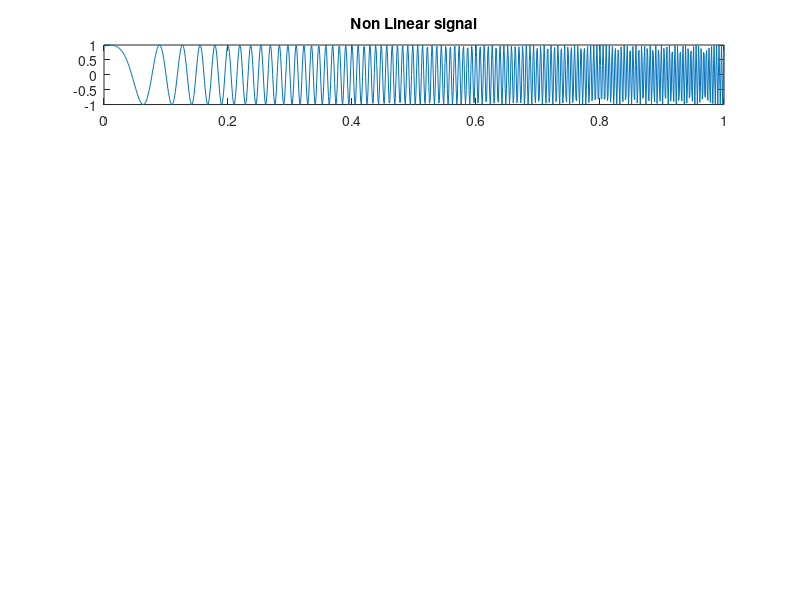

This figure's MATLAB source: (Note: this script raises an error after producing the figure.)
% % T1 % Time varying signal 
 
t = 0:0.001:1; 
y = chirp(t,0,1,250);
 subplot(511) 
plot(t,y),title('Non Linear signal')
 % DWT with HAAR Wavelet 
 [A1,D1] = dwt(y,'haar');
 [A2,D2] = dwt(A1,'haar');
 [A3,D3] = dwt(A2,'haar');
 subplot(512) 
plot(A1),title('Approx Coefficients')
 subplot(513) 
plot(D1),title('Details Level-1 Coefficients')
 subplot(514) 
plot(D2),title('Details Level-2 Coefficients')
 subplot(515)
 plot(D3),title('Details Level-3 Coefficients')
 %% T2 
Y = fft(y); 
figure 
subplot(211),plot(20*log10(abs(Y)+1)),title('DFT')
 subplot(212),plot(A1),title('DWT') 
%% T3 
Fs = 40; %Sampling Rate/Frequency Hz
 st = 1/Fs;  % Sample in between time interval in Sec 
t = 0:st:10; Fc = 20;  % Sine wave frequency Hz
 x = sin(2*pi*Fc/Fs*t); t = t/Fs;
 figure 
subplot(221),plot(t,x)
 % Add Noise Randomly 
a = 2; % Noise Intensity
 Noisy_dataIn = randn(1,401)./a+x;
 subplot(222),plot(t,Noisy_dataIn) 
[A1,D1] = dwt(Noisy_dataIn,'haar');
 [A2,D2] = dwt(A1,'haar');
 [A3,D3] = dwt(A2,'haar');
 [A4,D4] = dwt(A3,'haar');
 % D3 = zeros(1,length(D3)); 
D2 = zeros(1,length(D2)+1);
 D1 = zeros(1,length(D1)+3); 
a2 = idwt(A3,D3,'haar');
 a1 = idwt(a2,D2,'haar');
 a0 = idwt(a1,D1,'haar'); 
a21 = upsample(a2,4);
 DWT_filt = a0(1:401); 
subplot(223),plot(DWT_filt),title('DWT De-Noised Signal')
 % Noise removal using fft
 Y = fft(Noisy_dataIn);
 mean_value = mean(abs(Y)); 
threshold  = 1.1*mean_value;
 % Fine-tune this
 Y(abs(Y) < threshold) = 0;
 filtered_FFT = ifft(Y);
 subplot(224),plot(filtered_FFT),,title('FFT De-Noised Signal')
 %% T4
 mse_n = (sum((x-Noisy_dataIn).^2)/(length(x))^2) 
psnr_noisy = 10*log10(max(x)/mse_n)
 mse_fft = (sum((x-filtered_FFT).^2)/(length(x))^2)
 psnr_fft = 10*log10(max(x)/mse_fft)
 mse_dwt = (sum((x-DWT_filt).^2)/(length(x))^2)
 psnr_dwt = 10*log10(max(x)/mse_dwt)
